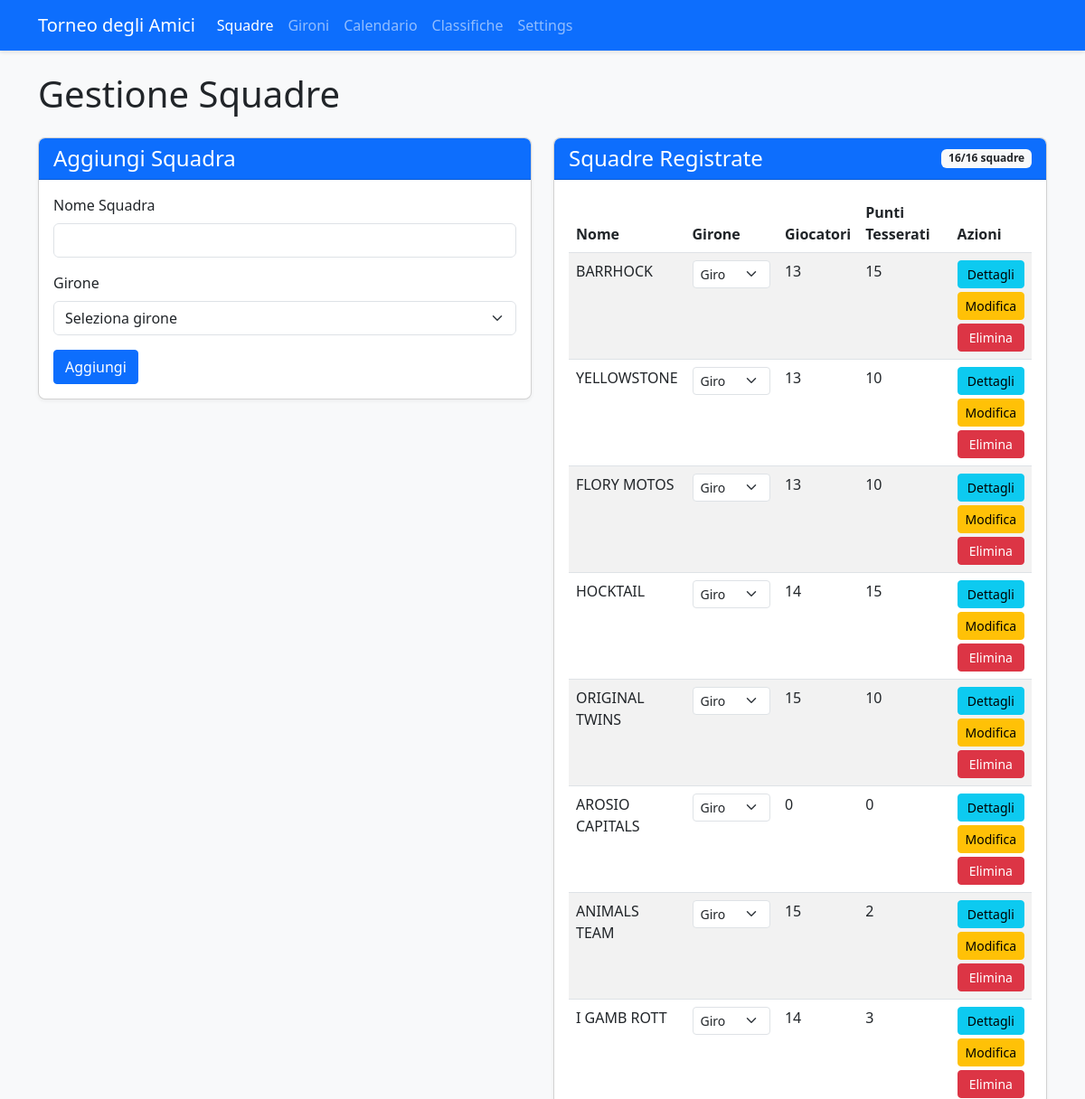
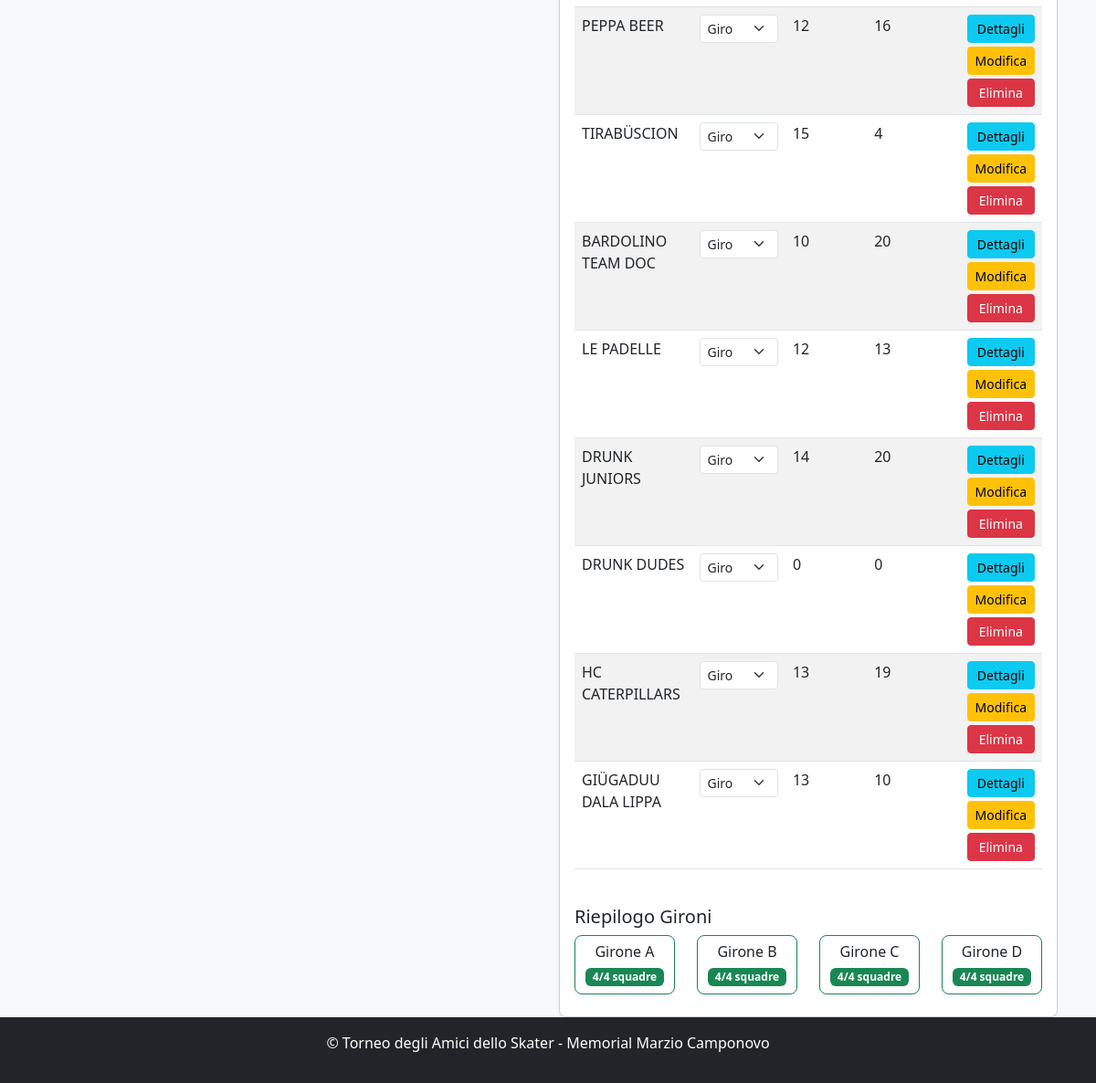
The app's page /teams, older data (2 pictures, top to bottom).
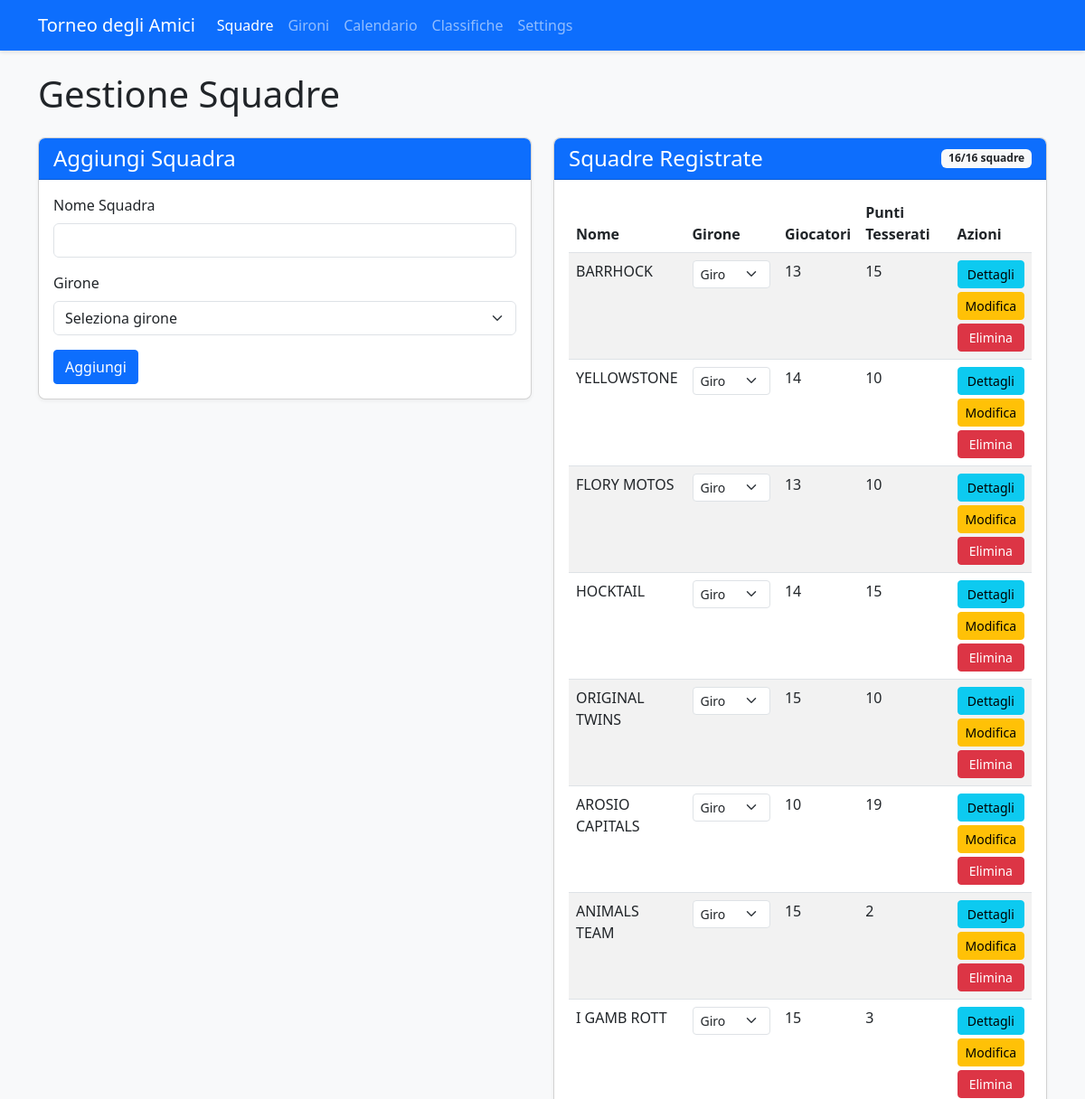
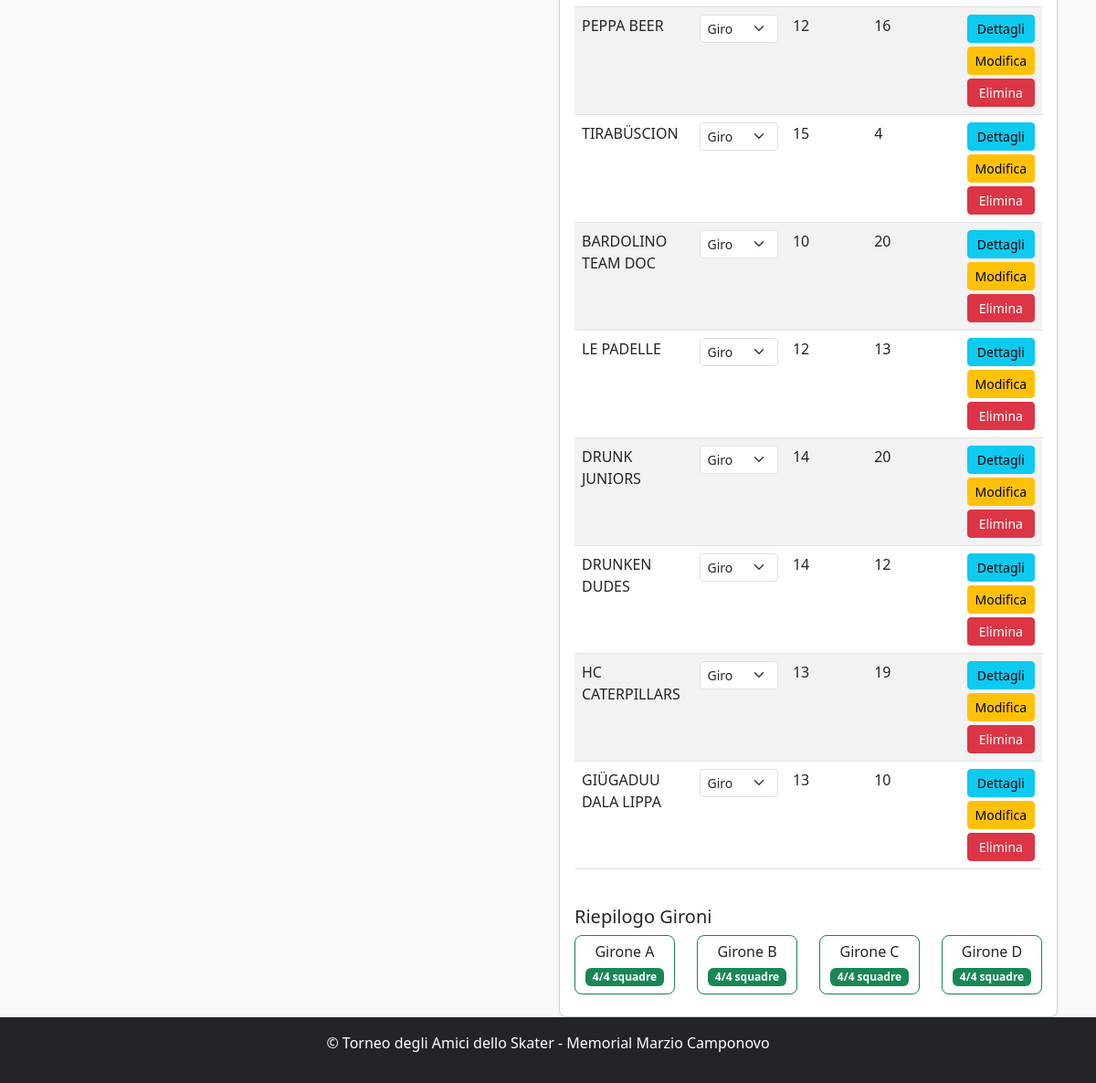
The same page, newer data (2 pictures, top to bottom).
### app.py (models this page shows, shortened)
class Team(db.Model):
    id = db.Column(db.Integer, primary_key=True)
    name = db.Column(db.String(100), nullable=False, unique=True)
    group = db.Column(db.String(1))  # A, B, C, or D
    group_order = db.Column(db.Integer, default=0)  # NUOVO CAMPO per l'ordinamento nel girone
    players = db.relationship('Player', backref='team', lazy=True)
    matches = db.relationship(
        'Match',
        primaryjoin="or_(Team.id == Match.team1_id, Team.id == Match.team2_id)",
        lazy=True,
        overlaps="team1,team2"
    )
    wins = db.Column(db.Integer, default=0)
    losses = db.Column(db.Integer, default=0)
    draws = db.Column(db.Integer, default=0)
    goals_for = db.Column(db.Integer, default=0)
    goals_against = db.Column(db.Integer, default=0)
    points = db.Column(db.Integer, default=0)
    @property
    def player_points_total(self):
        return sum(player.registration_points for player in self.players)

class Player(db.Model):
    id = db.Column(db.Integer, primary_key=True)
    name = db.Column(db.String(100), nullable=False)
    team_id = db.Column(db.Integer, db.ForeignKey('team.id'), nullable=False)
    is_registered = db.Column(db.Boolean, default=False)
    category = db.Column(db.String(20))  # LNA/LNB, 1a Lega, 2a Lega, Non tesserato
    goals = db.Column(db.Integer, default=0)
    assists = db.Column(db.Integer, default=0)
    penalties = db.Column(db.Integer, default=0)
    @property
    def registration_points(self):
        if not self.is_registered:
            return 0  # Non tesserato = 0 punti
        points_map = {
            'LNA/LNB': 5,     # LNA/LNB = 5 punti
            '1a Lega': 3,     # 1° Lega = 3 punti
            '2a Lega': 2,     # 2° Lega = 2 punti
            'Femminile': 0,   # Femminile = 0 punti
            'Veterani': 0,     # Veterani = 0 punti
            'Portiere': 0,     # Portiere = 0 punti
            'Old': 0
        }
        return points_map.get(self.category, 0)  # Default 0 punti se categoria non riconosciuta

### app.py (the view)
@app.route('/teams')
def teams():
    teams = Team.query.order_by(Team.group.nulls_last(), Team.group_order, Team.name).all()
    team_count = Team.query.count()
    max_teams = 16
    return render_template('teams.html', teams=teams, team_count=team_count, max_teams=max_teams)

### app.py (called while the page is built, shortened)
def get_tournament_dates():
    try:
        if db.inspect(db.engine).has_table('tournament_settings'):
            settings = TournamentSettings.query.first()
            if settings and settings.qualification_day1:
                return {
                    'qualification_day1': settings.qualification_day1,
                    'qualification_day2': settings.qualification_day2,
                    'quarterfinals_ml': settings.quarterfinals_ml_date,
                    'quarterfinals_bl': settings.quarterfinals_bl_date,
                    'semifinals_ml': settings.semifinals_ml_date,
                    'semifinals_bl': settings.semifinals_bl_date,
                    'finals': settings.finals_date
                }
    except Exception as e:
        print(f"Errore nel recupero date da settings: {e}")

@app.context_processor
def inject_tournament_dates():
    try:
        formatted_dates = format_tournament_dates()
        return {'tournament_dates': formatted_dates}
    except Exception as e:
        current_year = datetime.now().year
        return {
            'tournament_dates': {
                'qualification_day1': {
                    'date': datetime(current_year, 7, 13).date(),
                    'formatted': f'13/07/{current_year}',
                    'day_name_it': 'Sabato'
                },
                'qualification_day2': {
                    'date': datetime(current_year, 7, 14).date(),
                    'formatted': f'14/07/{current_year}',
                    'day_name_it': 'Domenica'
                }
            }
        }

### templates/teams.html (shortened to what this page needs)
<!DOCTYPE html>
<html lang="it">
<head>
    <link rel="stylesheet" href="https://cdn.jsdelivr.net/npm/bootstrap@5.3.0/dist/css/bootstrap.min.css">
    <link rel="stylesheet" href="{{ url_for('static', filename='style.css') }}">
</head>
<body class="d-flex flex-column min-vh-100">
    <nav class="navbar navbar-expand-lg navbar-dark bg-primary">
        <div class="container">
            <a class="navbar-brand" href="{{ url_for('index') }}">Torneo degli Amici</a>
            <div class="collapse navbar-collapse" id="navbarNav">
                <ul class="navbar-nav">
                    <li class="nav-item">
                        <a class="nav-link active" href="{{ url_for('teams') }}">Squadre</a>
                    </li>
                    <li class="nav-item">
                        <a class="nav-link" href="{{ url_for('groups') }}">Gironi</a>
                    </li>
                    <li class="nav-item">
                        <a class="nav-link" href="{{ url_for('schedule') }}">Calendario</a>
                    </li>
                    <li class="nav-item">
                        <a class="nav-link" href="{{ url_for('standings') }}">Classifiche</a>
                    </li>
                    <li class="nav-item">
                        <a class="nav-link" href="{{ url_for('settings') }}">Settings</a>
                    </li>
                </ul>
            </div>
        </div>
    </nav>
    <div class="container mt-4">
        <h1>Gestione Squadre</h1>
        <div class="row mt-4">
            <div class="col-md-6">
                <div class="card">
                    <div class="card-header bg-primary text-white">
                        <h4 class="mb-0">Aggiungi Squadra</h4>
                    </div>
                    <div class="card-body">
                        <form method="post" action="{{ url_for('add_team') }}">
                            <div class="mb-3">
                                <label for="team_name" class="form-label">Nome Squadra</label>
                                <input type="text" class="form-control" id="team_name" name="team_name" required>
                            </div>
                            <div class="mb-3">
                                <label for="group" class="form-label">Girone</label>
                                <select class="form-select" id="group" name="group">
                                    <option value="">Seleziona girone</option>
                                </select>
                            </div>
                            <button type="submit" class="btn btn-primary">Aggiungi</button>
                        </form>
                    </div>
                </div>
            </div>
            <div class="col-md-6">
                <div class="card">
                    <div class="card-header bg-primary text-white d-flex justify-content-between align-items-center">
                        <h4 class="mb-0">Squadre Registrate</h4>
                        <span class="badge bg-light text-dark">
                            {{ team_count }}/{{ max_teams }} squadre
                        </span>
                    </div>
                    <div class="card-body">
                        {% if teams %}
                            <div class="table-responsive">
                                <table class="table table-striped">
                                    <thead>
                                        <tr>
                                            <th>Nome</th>
                                            <th width="140">Girone</th>
                                            <th width="80">Giocatori</th>
                                            <th width="120">Punti Tesserati</th>
                                            <th>Azioni</th>
                                        </tr>
                                    </thead>
                                    <tbody>
                                        {% for team in teams %}
                                            <tr>
                                                <td>{{ team.name }}</td>
                                                <td>
                                                    <form method="post" action="{{ url_for('update_team_group', team_id=team.id) }}" class="d-inline">
                                                        <div class="input-group input-group-sm">
                                                            <select class="form-select form-select-sm girone-select" name="group" onchange="this.form.submit()">
                                                                <option value="A" {% if team.group == 'A' %}selected{% endif %}>Girone A</option>
                                                                <option value="B" {% if team.group == 'B' %}selected{% endif %}>Girone B</option>
                                                                <option value="C" {% if team.group == 'C' %}selected{% endif %}>Girone C</option>
                                                                <option value="D" {% if team.group == 'D' %}selected{% endif %}>Girone D</option>
                                                            </select>
                                                        </div>
                                                    </form>
                                                </td>
                                                <td>{{ team.players|length }}</td>
                                                <td>
                                                    {{ team.player_points_total }}
                                                </td>
                                                <td>
                                                    <div class="d-grid gap-1">
                                                        <a href="{{ url_for('team_detail', team_id=team.id) }}" class="btn btn-sm btn-info">Dettagli</a>
                                                        <a href="{{ url_for('edit_team', team_id=team.id) }}" class="btn btn-sm btn-warning">Modifica</a>
                                                        <button type="button" class="btn btn-sm btn-danger" onclick="deleteTeam('{{ team.id }}', '{{ team.name }}')">Elimina</button>
                                                    </div>
                                                </td>
                                            </tr>
                                        {% endfor %}
                                    </tbody>
                                </table>
                            </div>
                            <div class="mt-4">
                                <h5>Riepilogo Gironi</h5>
                                <div class="row">
                                    {% for group in ['A', 'B', 'C', 'D'] %}
                                        {% set group_teams = teams | selectattr("group", "equalto", group) | list %}
                                        <div class="col-md-3 mb-2">
                                            <div class="card {% if group_teams|length == 4 %}border-success{% elif group_teams|length > 4 %}border-danger{% else %}border-warning{% endif %}">
                                                <div class="card-body text-center p-2">
                                                    <h6 class="card-title mb-1">Girone {{ group }}</h6>
                                                    <span class="badge {% if group_teams|length == 4 %}bg-success{% elif group_teams|length > 4 %}bg-danger{% else %}bg-warning{% endif %}">
                                                        {{ group_teams|length }}/4 squadre
                                                    </span>
                                                </div>
                                            </div>
                                        </div>
                                    {% endfor %}
                                </div>
                            </div>
                        {% else %}
                            <p>Nessuna squadra registrata.</p>
                        {% endif %}
                    </div>
                </div>
            </div>
        </div>
    </div>
    <footer class="bg-dark text-white py-3 mt-auto">
        <div class="container text-center">
            <p>© Torneo degli Amici dello Skater - Memorial Marzio Camponovo</p>
        </div>
    </footer>
</body>
</html>

### static/style.css (style rules this page uses)
body { font-family: "Segoe UI", Tahoma, Geneva, Verdana, sans-serif; background-color: #f8f9fa; }
.navbar { box-shadow: 0 2px 4px rgba(0, 0, 0, 0.1); }
.card { box-shadow: 0 2px 4px rgba(0, 0, 0, 0.05); border-radius: 8px; overflow: hidden; }
.card-header { font-weight: 600; }
.table th { font-weight: 600; }
.btn { border-radius: 4px; }
footer { margin-top: 2rem; }

Row changes from the older to the newer data that the page shows:
computed for Team "YELLOWSTONE": players|length "13" → "14"
computed for Team "AROSIO CAPITALS": players|length "0" → "10"; player_points_total "0" → "19"
computed for Team "I GAMB ROTT": players|length "14" → "15"
changed Team: name "DRUNK DUDES" → "DRUNKEN DUDES"; players|length "0" → "14"; player_points_total "0" → "12"
